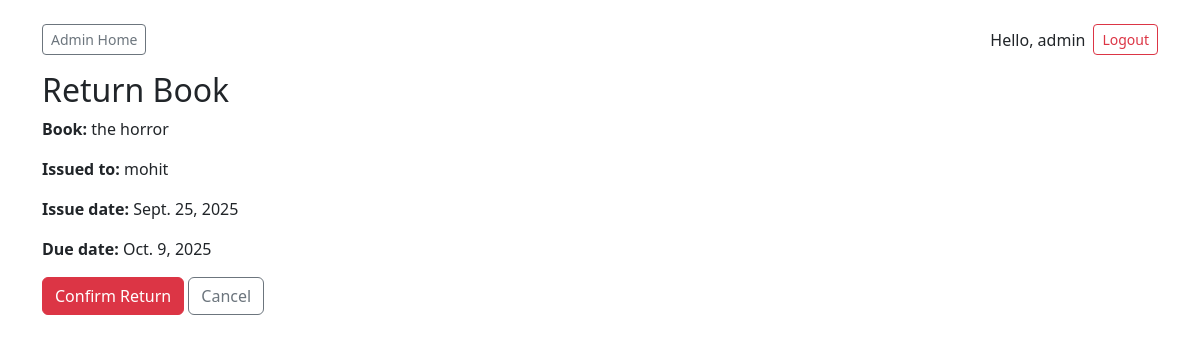
Page /return/7/ (signed in) on the committed database.
### library/models.py (models this page shows, shortened)
class Transaction(models.Model):
    STATUS_CHOICES = [('issued', 'Issued'), ('returned', 'Returned')]
    user = models.ForeignKey(User, on_delete=models.CASCADE)
    book = models.ForeignKey(Book, on_delete=models.CASCADE)
    issue_date = models.DateField(default=date.today)
    due_date = models.DateField()                 # set on creation/issue
    return_date = models.DateField(null=True, blank=True)
    fine = models.DecimalField(max_digits=8, decimal_places=2, default=Decimal('0.00'))
    fine_paid = models.BooleanField(default=False)
    status = models.CharField(max_length=10, choices=STATUS_CHOICES, default='issued')

class Book(models.Model):
    code_no = models.CharField(max_length=50, unique=True)  # unique code like SC(B/M)000001
    title = models.CharField(max_length=255)
    author = models.CharField(max_length=255, blank=True)
    category = models.ForeignKey(Category, on_delete=models.SET_NULL, null=True, blank=True)
    isbn = models.CharField(max_length=40, blank=True)
    total_copies = models.PositiveIntegerField(default=1)
    available_copies = models.PositiveIntegerField(default=1)
    added_on = models.DateField(auto_now_add=True)

### library/views.py (the view, shortened to what this page needs)
# urls.py: path('return/<int:tx_id>/', views.return_book, name='return_book'),
@login_required
def return_book(request, tx_id):
    tx = get_object_or_404(Transaction, id=tx_id)
    if not request.user.is_staff and tx.user != request.user:
        messages.error(request, "You are not authorized to return this transaction.")
        return redirect('user_home')
    if tx.status != 'issued':
        messages.info(request, "This transaction is already returned.")
        if request.user.is_staff:
            return redirect('admin_home')
        return redirect('user_home')
    return render(request, 'library/confirm_return.html', {'tx': tx})

### library/templates/library/confirm_return.html (shortened to what this page needs)
{% extends "library/base.html" %}
{% block content %}
<h2>Return Book</h2>
<p><strong>Book:</strong> {{ tx.book.title }}</p>
<p><strong>Issued to:</strong> {{ tx.user.username }}</p>
<p><strong>Issue date:</strong> {{ tx.issue_date }}</p>
<p><strong>Due date:</strong> {{ tx.due_date }}</p>
<form method="post">
  <button class="btn btn-danger">Confirm Return</button>
  <a class="btn btn-outline-secondary" href="{% url 'user_home' %}">Cancel</a>
</form>
{% endblock %}

### library/templates/library/base.html (shortened to what this page needs)
<!doctype html>
<html>
<head>
  <link href="https://cdn.jsdelivr.net/npm/bootstrap@5.3.2/dist/css/bootstrap.min.css" rel="stylesheet">
</head>
<body class="container py-4">
  <nav class="mb-3 d-flex align-items-center">
    <div>
      {% if user.is_staff %}
        <a class="btn btn-sm btn-outline-secondary me-1" href="{% url 'admin_home' %}">Admin Home</a>
      {% else %}
        <a class="btn btn-sm btn-outline-primary me-1" href="{% url 'book_availability' %}">Books</a>
        <a class="btn btn-sm btn-outline-success" href="{% url 'user_home' %}">My Account</a>
      {% endif %}
    </div>
    <div class="ms-auto d-flex align-items-center">
      {% if user.is_authenticated %}
        <span class="me-2">Hello, {{ user.username }}</span>
        <form method="post" action="{% url 'logout' %}" style="display:inline;">
          <button type="submit" class="btn btn-sm btn-outline-danger">Logout</button>
        </form>
      {% else %}
        <a class="btn btn-sm btn-outline-primary" href="{% url 'login' %}">Login</a>
      {% endif %}
    </div>
  </nav>
  {% block content %}{% endblock %}
</body>
</html>

### rows in the picture
Transaction: book "the horror", user.username "mohit", issue_date "Sept. 25, 2025", due_date "Oct. 9, 2025"

### other values in the picture
{{ user.username }} "admin"
